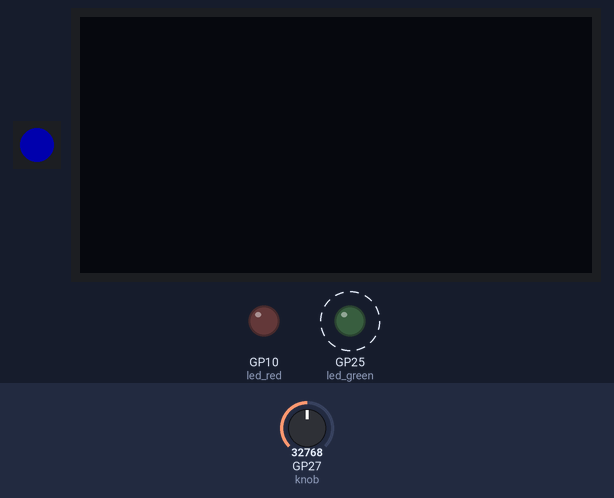
Simulated run of this program. Board: Raspberry Pi Pico running MicroPython. On the bench: 1 RGB LEDs in strip order, left to right, 128×64 one-colour display, output pins drawn as LEDs (lit = HIGH). Dashed ring = blinking. Inputs (shaded band) come from the test bench; at power-on: GP27 (knob) = 32768 (analog values on the 0–65535 scale). Dim RGB values are drawn brighter than linear.

Above: at 1.3 s.
1.4 s: GP27 (knob) set to 720
At 1.93 s:
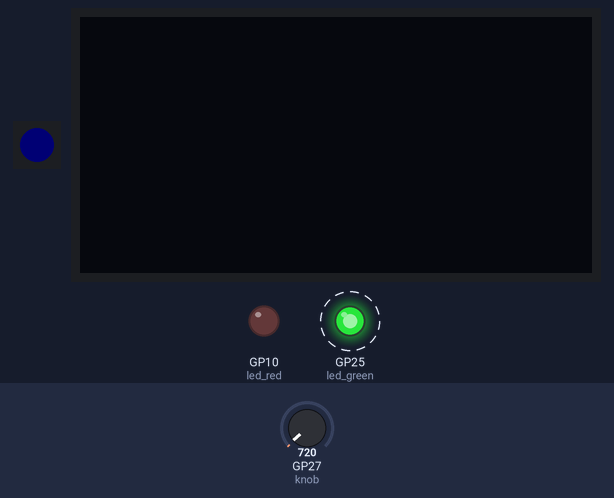
3.1 s: GP27 (knob) set to 576
At 3.93 s:
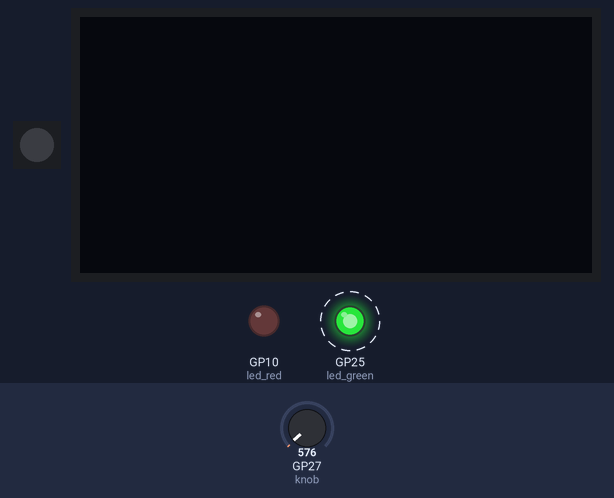
6.1 s: GP27 (knob) set to 7864
At 6.93 s:
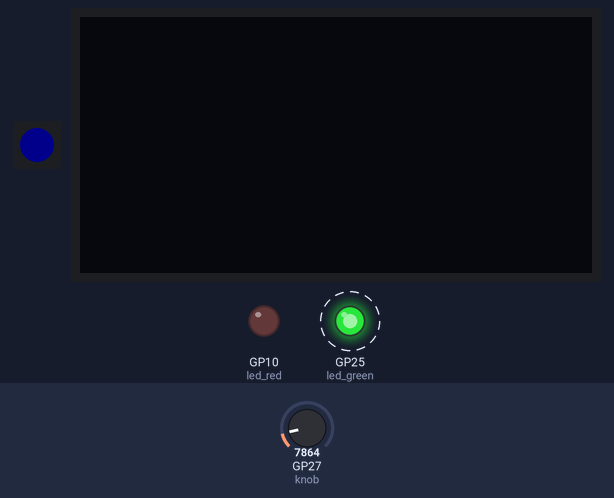
7.6 s: GP27 (knob) set to 0
At 8.43 s:
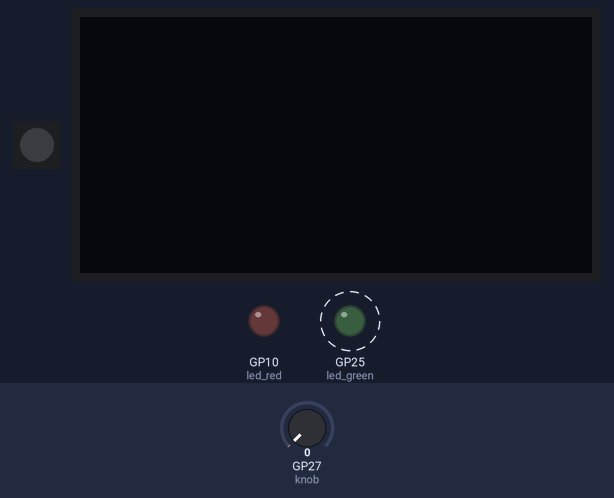
Timing chart, 0 to 11.6 s (numbered marks = the images above; inputs shaded):
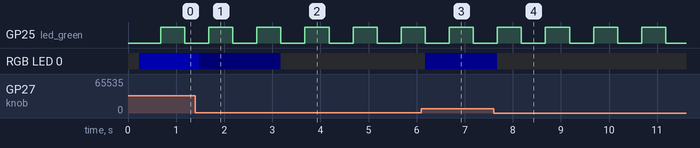

Measured:
- the behaviour switches between 656 and 640 on GP27 (knob) (found by bisection; images 1 and 2)
- after the input at 1.4 s, RGB LED 0: RGB(0, 0, 50) → RGB(0, 0, 1) after 0.08 s
- after the input at 3.1 s, RGB LED 0: RGB(0, 0, 1) → off after 0.08 s
- after the input at 6.1 s, RGB LED 0: off → RGB(0, 0, 11) after 0.08 s
- after the input at 7.6 s, RGB LED 0: RGB(0, 0, 11) → off after 0.08 s
- by itself, GP25 (led_green): alternates HIGH for 0.50 s and LOW for 0.50 s

The program:

main.py
```python
from machine import Pin
from machine import ADC
from machine import Timer
from neopixel import NeoPixel
from oled import *
import time
import heapq


############### Task handler for Function-Queue ##############
# Setup Function-Queue using heapq
fq = []
heapq.heapify(fq)

def task1_handler(tim):
    global fq
    heapq.heappush(fq, 1)

def task2_handler(pin):
    global fq
    heapq.heappush(fq, 2)

def task3_handler(tim):
    global fq
    heapq.heappush(fq, 3)

def task4_handler(tim):
    global fq
    heapq.heappush(fq, 4)


############### Hardware Initialize ################
# GPIO configuration for KEY module
# KEY -> GPIO3
# IO interrupt is used
gpio_num_KEY = 3
key = Pin(gpio_num_KEY, Pin.IN, Pin.PULL_UP) # Set GPIO as Input, Pull-up mode

# GPIO configuration for LED module
# LED -> GPIO10
# LED is in "current sink" configuration, Which means logic=1 -> turn off, logic=0 -> turn on
gpio_num_LED = 10
led_red = Pin(gpio_num_LED, Pin.OUT) # Set GPIO as Output

# GPIO configuration for Pico's onboard LED
led_green = Pin('LED', Pin.OUT) # Set GPIO as Output

# ADC for VOL_ADJ module
gpio_knob = 27
knob = ADC(Pin(gpio_knob))

# RGB LED
rgb_led_num = 22
rgb_led_pin = Pin(rgb_led_num, Pin.OUT)
rgb_led     = NeoPixel(rgb_led_pin, 1)

# OLED Display
OLED = OLED_1inch5()
OLED.fill(0x0)
OLED.text("Start!", 1, 64, OLED.white)
OLED.show()


############## Interrupt Request Setup ################
# Timer for each tasks
tick_period_ms_task1 = 500  # Set time duration (ms) per tick
tick_period_ms_task3 = 50   # Set time duration (ms) per tick
tick_period_ms_task4 = 100 # Set time duration (ms) per tick
tim_task1 = Timer()
tim_task3 = Timer()
tim_task4 = Timer()
tim_task1.init(period=tick_period_ms_task1, mode=Timer.PERIODIC, callback=task1_handler)
tim_task3.init(period=tick_period_ms_task3, mode=Timer.PERIODIC, callback=task3_handler)
tim_task4.init(period=tick_period_ms_task4, mode=Timer.PERIODIC, callback=task4_handler)
# Set interrupt mode for task2
key.irq(trigger=Pin.IRQ_FALLING,handler=task2_handler)


######################### Tasks #########################
# Task1 : Blinking onboard LED (GREEN) every 1 second
def task1():
    global led_green
    led_green.toggle()

# Task2 : Glowing LED (Red) whenever the KEY is pressed
def task2():
    global key
    global led_red
    led_red.toggle()

# Task3 : Control the brighness of RGB_LED module (Set to Blue color) with VOL_ADJ module
def task3():
    global knob
    global brightness
    global rgb_led
    brightness = knob.read_u16()/65535*100
    red = 0
    green = 0
    blue = int(brightness)
    if blue > 100: blue = 100;
    rgb_led[0]=(red,green,blue)
    rgb_led.write()

# Task4 : Display brightness of RGB_LED on OLED display for every 3 second
def task4():
    global brightness
    global OLED
    OLED.fill(0x0)
    OLED.text("brightness=" + str(int(brightness)), 1, 64, OLED.white)
    OLED.show()


################### Main Program ###################
# Initialize global variable for tasks
brightness = 0
# Superloop
while True:
    # Checking if there is a task in the Q, ready to be run
    try:
        fn = heapq.heappop(fq)
        if fn == 1:
            task1()
        elif fn == 2:
            task2()
        elif fn == 3:
            task3()
        elif fn == 4:
            task4()
    except IndexError:
        pass
    except:
        print("Something went wrong")
```

oled.py
```python
from machine import Pin,I2C
import framebuf
import time


class OLED_1inch5(framebuf.FrameBuffer):
    def __init__(self,i2c_num=1,i2c_scl=7,i2c_sda=6,i2c_freq=1_000_000):

        self.width  = 128
        self.height = 128

        self.rotate = 180 #only 0 and 180

        self.olde_addr = 0x3d

        self.i2c = I2C(id=i2c_num, scl=Pin(i2c_scl), sda=Pin(i2c_sda), freq=i2c_freq)


        self.temp = bytearray(2)
        self.buffer = bytearray(self.height * self.width//2)

        super().__init__(self.buffer, self.width, self.height, framebuf.GS4_HMSB)
        self.init_display()

        self.white =   0xf
        self.black =   0x0000

    def write_cmd(self, cmd):
        self.temp[0] = 0x00
        self.temp[1] = cmd
        self.i2c.writeto(self.olde_addr, self.temp)

    def write_data(self, buf):
        self.i2c.writeto(self.olde_addr, b'\x40'+buf)

    def init_display(self):
        """Initialize dispaly"""

        self.write_cmd(0xae)     #--turn off oled panel

        self.write_cmd(0x15)     #  set column address
        self.write_cmd(0x00)     #  start column   0
        self.write_cmd(0x7f)     #  end column   127

        self.write_cmd(0x75)     #   set row address
        self.write_cmd(0x00)     #  start row   0
        self.write_cmd(0x7f)     #  end row   127

        self.write_cmd(0x81)     # set contrast control
        self.write_cmd(0x80)

        self.write_cmd(0xa0)     # gment remap
        self.write_cmd(0x51)     #51

        self.write_cmd(0xa1)     # start line
        self.write_cmd(0x00)

        self.write_cmd(0xa2)     # display offset
        self.write_cmd(0x00)

        self.write_cmd(0xa4)     # rmal display
        self.write_cmd(0xa8)     # set multiplex ratio
        self.write_cmd(0x7f)

        self.write_cmd(0xb1)     # set phase leghth
        self.write_cmd(0xf1)

        self.write_cmd(0xb3)     # set dclk
        self.write_cmd(0x00)     #80Hz:0xc1 90Hz:0xe1   100Hz:0x00   110Hz:0x30 120Hz:0x50   130Hz:0x70     01

        self.write_cmd(0xab)     #
        self.write_cmd(0x01)     #

        self.write_cmd(0xb6)     # set phase leghth
        self.write_cmd(0x0f)

        self.write_cmd(0xbe)
        self.write_cmd(0x0f)

        self.write_cmd(0xbc)
        self.write_cmd(0x08)

        self.write_cmd(0xd5)
        self.write_cmd(0x62)

        self.write_cmd(0xfd)
        self.write_cmd(0x12)

        time.sleep(0.1)
        self.write_cmd(0xAF);#--turn on oled panel
    def setwindows(self, Xstart, Ystart, Xend, Yend):
        if((Xstart > self.width) or (Ystart > self.height) or (Xend > self.width) or (Yend > self.height)):
            return
        self.write_cmd(0x15)
        self.write_cmd(Xstart//2)
        self.write_cmd(Xend//2 - 1)

        self.write_cmd(0x75)
        self.write_cmd(Ystart)
        self.write_cmd(Yend - 1)

    def show(self):
        self.setwindows(0, 0, 128, 128)
        self.write_data(self.buffer)
        # for i in range(0, self.height):
        #     for j in range(0, self.width//2):
        #             self.write_data(self.buffer[j+self.width//2*i])
        return
```
